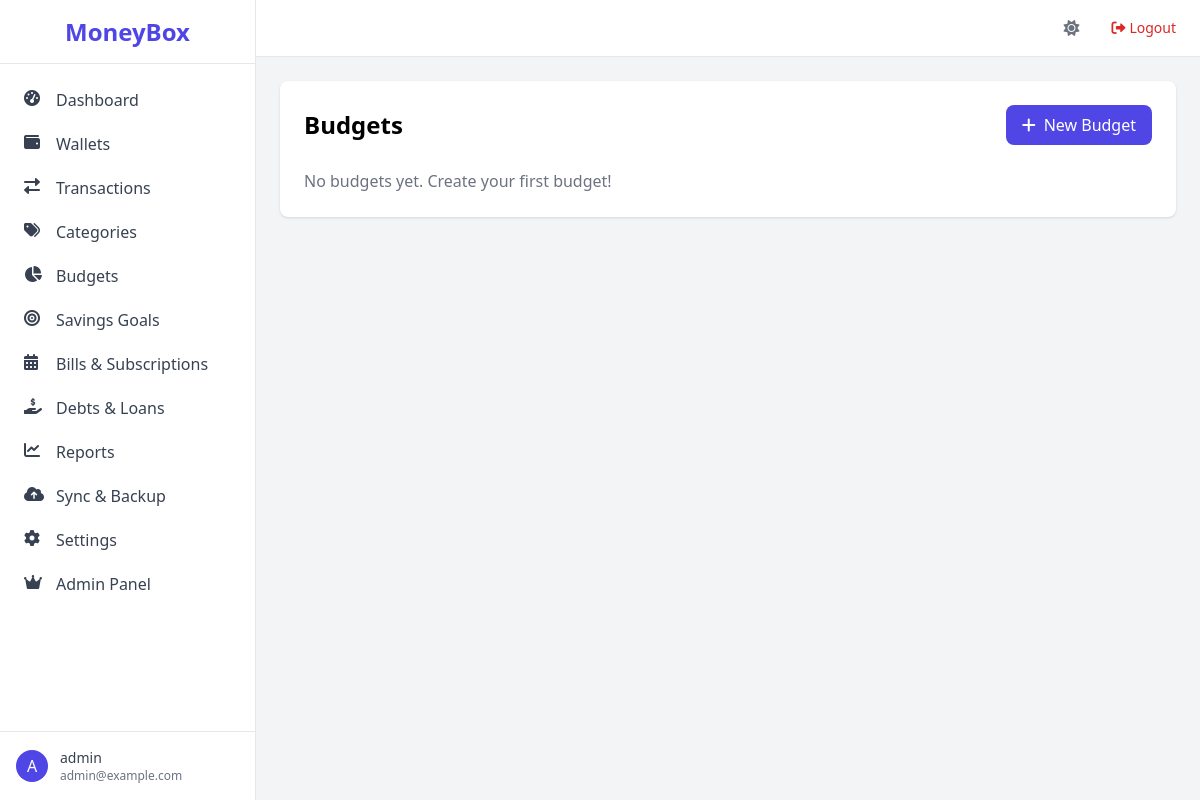
The page /budgets/ (signed in) on the database its author committed.
### app/models.py (models this page shows, shortened)
class User(UserMixin, db.Model):
    id = db.Column(db.Integer, primary_key=True)
    username = db.Column(db.String(64), unique=True, nullable=False)
    email = db.Column(db.String(120), unique=True, nullable=False)
    password_hash = db.Column(db.String(128))
    created_at = db.Column(db.DateTime, default=datetime.utcnow)
    is_active = db.Column(db.Boolean, default=True)
    email_verified = db.Column(db.Boolean, default=False)
    email_verification_token = db.Column(db.String(100))
    two_factor_enabled = db.Column(db.Boolean, default=False)
    two_factor_secret = db.Column(db.String(32))
    passcode = db.Column(db.String(128))
    biometric_enabled = db.Column(db.Boolean, default=False)
    is_admin = db.Column(db.Boolean, default=False)
    biometric_enabled = db.Column(db.Boolean, default=False)
    is_admin = db.Column(db.Boolean, default=False)
    health_score = db.Column(db.Integer, default=0)
    health_score_updated_at = db.Column(db.DateTime)
    preferences = db.relationship('UserPreference', uselist=False, backref='user', cascade='all, delete-orphan')
    devices = db.relationship('UserDevice', backref='user', lazy='dynamic', cascade='all, delete-orphan')
    wallets = db.relationship('Wallet', backref='user', lazy='dynamic', cascade='all, delete-orphan')
    categories = db.relationship('Category', backref='user', lazy='dynamic', cascade='all, delete-orphan')
    transactions = db.relationship('Transaction', backref='user', lazy='dynamic', cascade='all, delete-orphan')
    budgets = db.relationship('Budget', backref='user', lazy='dynamic', cascade='all, delete-orphan')
    savings_goals = db.relationship('SavingsGoal', backref='user', lazy='dynamic', cascade='all, delete-orphan')
    bills = db.relationship('Bill', backref='user', lazy='dynamic', cascade='all, delete-orphan')
    debts = db.relationship('Debt', backref='user', lazy='dynamic', cascade='all, delete-orphan')
    loans = db.relationship('Loan', backref='user', lazy='dynamic', cascade='all, delete-orphan')
    recurring_transactions = db.relationship('RecurringTransaction', backref='user', lazy='dynamic', cascade='all, delete-orphan')
    shared_wallets = db.relationship('SharedWallet', foreign_keys='SharedWallet.user_id', backref='owner_user', lazy='dynamic')
    shared_with_me = db.relationship('SharedWallet', foreign_keys='SharedWallet.shared_with_user_id', backref='shared_user', lazy='dynamic')
    backup_tokens = db.relationship('BackupToken', backref='user', lazy='dynamic', cascade='all, delete-orphan')
    login_history = db.relationship('LoginHistory', backref='user', lazy='dynamic', cascade='all, delete-orphan')

### app/routes/budgets.py (the view, shortened to what this page needs)
@bp.route('/')
@login_required
def list_budgets():
    budgets = Budget.query.filter_by(user_id=current_user.id, is_active=True).all()
    today = datetime.now().date()
    budget_data = []
    return render_template('budgets/list.html', budget_data=budget_data)

### app/models.py (called while the page is built)
@login_manager.user_loader
def load_user(user_id):
    return User.query.get(int(user_id))

### app/templates/budgets/list.html (shortened to what this page needs)
{% extends "base.html" %}
{% block content %}
<div class="bg-white rounded-lg shadow p-6">
    <div class="flex justify-between items-center mb-6">
        <h2 class="text-2xl font-semibold">Budgets</h2>
        <a href="{{ url_for('budgets.create_budget') }}" class="inline-flex items-center px-4 py-2 bg-indigo-600 text-white rounded-lg hover:bg-indigo-700">
            <i class="fas fa-plus mr-2"></i>New Budget
        </a>
    </div>
    <div class="grid grid-cols-1 md:grid-cols-2 lg:grid-cols-3 gap-6">
        {% for item in budget_data %}
        <div class="border rounded-lg p-4 hover:shadow-md transition">
            <div class="flex justify-between items-start">
                <div>
                    <h3 class="font-semibold text-lg">{{ item.budget.name }}</h3>
                    <p class="text-sm text-gray-500">{{ item.budget.period|capitalize }} • {{ item.budget.category.name }}</p>
                </div>
                <p class="text-lg font-bold">${{ "%.2f"|format(item.budget.amount) }}</p>
            </div>
            <div class="mt-3">
                <div class="flex justify-between text-sm mb-1">
                    <span>Spent: ${{ "%.2f"|format(item.spent) }}</span>
                    <span>Remaining: ${{ "%.2f"|format(item.remaining) }}</span>
                </div>
                <div class="w-full bg-gray-200 rounded-full h-2.5">
                    <div class="h-2.5 rounded-full {% if item.progress >= 100 %}bg-red-600{% else %}bg-indigo-600{% endif %}" style="width: {{ item.progress }}%"></div>
                </div>
            </div>
            <div class="mt-4 flex space-x-2">
                <a href="{{ url_for('budgets.budget_details', budget_id=item.budget.id) }}" class="text-sm text-indigo-600 hover:underline">Details</a>
                <a href="{{ url_for('budgets.edit_budget', budget_id=item.budget.id) }}" class="text-sm text-gray-600 hover:underline">Edit</a>
                <form action="{{ url_for('budgets.delete_budget', budget_id=item.budget.id) }}" method="post" class="inline" onsubmit="return confirm('Delete this budget?');">
                    <button type="submit" class="text-sm text-red-600 hover:underline">Delete</button>
                </form>
            </div>
        </div>
        {% else %}
        <p class="col-span-3 text-gray-500">No budgets yet. Create your first budget!</p>
        {% endfor %}
    </div>
</div>
{% endblock %}

### app/templates/base.html (shortened to what this page needs)
<!DOCTYPE html>
<html lang="en">
<head>
    <script src="https://cdn.tailwindcss.com"></script>
    <link rel="stylesheet" href="https://cdnjs.cloudflare.com/ajax/libs/font-awesome/6.0.0-beta3/css/all.min.css">
</head>
<body class="bg-gray-100 font-sans antialiased" x-data="{ sidebarOpen: false }">
    <div class="flex h-screen bg-gray-100">
        <aside class="hidden md:flex md:flex-shrink-0">
            <div class="flex flex-col w-64 bg-white border-r border-gray-200">
                <div class="flex items-center justify-center h-16 border-b border-gray-200">
                    <span class="text-2xl font-bold text-indigo-600">MoneyBox</span>
                </div>
                <nav class="flex-1 overflow-y-auto py-4">
                    <ul class="space-y-1">
                        <li>
                            <a href="{{ url_for('main.dashboard') }}" class="flex items-center px-4 py-2 text-gray-700 hover:bg-indigo-50 hover:text-indigo-600 rounded-lg mx-2">
                                <i class="fas fa-tachometer-alt w-5 h-5 mr-3"></i>Dashboard
                            </a>
                        </li>
                        <li>
                            <a href="{{ url_for('wallets.list_wallets') }}" class="flex items-center px-4 py-2 text-gray-700 hover:bg-indigo-50 hover:text-indigo-600 rounded-lg mx-2">
                                <i class="fas fa-wallet w-5 h-5 mr-3"></i>Wallets
                            </a>
                        </li>
                        <li>
                            <a href="{{ url_for('transactions.list_transactions') }}" class="flex items-center px-4 py-2 text-gray-700 hover:bg-indigo-50 hover:text-indigo-600 rounded-lg mx-2">
                                <i class="fas fa-exchange-alt w-5 h-5 mr-3"></i>Transactions
                            </a>
                        </li>
                        <li>
                            <a href="{{ url_for('categories.list_categories') }}" class="flex items-center px-4 py-2 text-gray-700 hover:bg-indigo-50 hover:text-indigo-600 rounded-lg mx-2">
                                <i class="fas fa-tags w-5 h-5 mr-3"></i>Categories
                            </a>
                        </li>
                        <li>
                            <a href="{{ url_for('budgets.list_budgets') }}" class="flex items-center px-4 py-2 text-gray-700 hover:bg-indigo-50 hover:text-indigo-600 rounded-lg mx-2">
                                <i class="fas fa-chart-pie w-5 h-5 mr-3"></i>Budgets
                            </a>
                        </li>
                        <li>
                            <a href="{{ url_for('savings.list_goals') }}" class="flex items-center px-4 py-2 text-gray-700 hover:bg-indigo-50 hover:text-indigo-600 rounded-lg mx-2">
                                <i class="fas fa-bullseye w-5 h-5 mr-3"></i>Savings Goals
                            </a>
                        </li>
                        <li>
                            <a href="{{ url_for('bills.list_bills') }}" class="flex items-center px-4 py-2 text-gray-700 hover:bg-indigo-50 hover:text-indigo-600 rounded-lg mx-2">
                                <i class="fas fa-calendar-alt w-5 h-5 mr-3"></i>Bills & Subscriptions
                            </a>
                        </li>
                        <li>
                            <a href="{{ url_for('debts.list_debts') }}" class="flex items-center px-4 py-2 text-gray-700 hover:bg-indigo-50 hover:text-indigo-600 rounded-lg mx-2">
                                <i class="fas fa-hand-holding-usd w-5 h-5 mr-3"></i>Debts & Loans
                            </a>
                        </li>
                        <li>
                            <a href="{{ url_for('reports.reports') }}" class="flex items-center px-4 py-2 text-gray-700 hover:bg-indigo-50 hover:text-indigo-600 rounded-lg mx-2">
                                <i class="fas fa-chart-line w-5 h-5 mr-3"></i>Reports
                            </a>
                        </li>
                        <li>
                            <a href="{{ url_for('sync.sync_dashboard') }}" class="flex items-center px-4 py-2 text-gray-700 hover:bg-indigo-50 hover:text-indigo-600 rounded-lg mx-2">
                                <i class="fas fa-cloud-upload-alt w-5 h-5 mr-3"></i>Sync & Backup
                            </a>
                        </li>
                        <li>
                            <a href="{{ url_for('settings.profile') }}" class="flex items-center px-4 py-2 text-gray-700 hover:bg-indigo-50 hover:text-indigo-600 rounded-lg mx-2">
                                <i class="fas fa-cog w-5 h-5 mr-3"></i>Settings
                            </a>
                        </li>
                        {% if current_user.is_authenticated and current_user.is_admin %}
                        <li>
                            <a href="{{ url_for('admin.dashboard') }}" class="flex items-center px-4 py-2 text-gray-700 hover:bg-indigo-50 hover:text-indigo-600 rounded-lg mx-2">
                                <i class="fas fa-crown w-5 h-5 mr-3"></i>Admin Panel
                            </a>
                        </li>
                        {% endif %}
                    </ul>
                </nav>
                <div class="border-t border-gray-200 p-4">
                    <div class="flex items-center">
                        <div class="flex-shrink-0">
                            <span class="inline-block h-8 w-8 rounded-full bg-indigo-600 text-white flex items-center justify-center">{{ current_user.username[0]|upper }}</span>
                        </div>
                        <div class="ml-3">
                            <p class="text-sm font-medium text-gray-700">{{ current_user.username }}</p>
                            <p class="text-xs text-gray-500">{{ current_user.email }}</p>
                        </div>
                    </div>
                </div>
            </div>
        </aside>
        <div class="flex-1 flex flex-col overflow-hidden">
            <header class="bg-white border-b border-gray-200 py-4 px-6 flex items-center justify-between">
                <div class="flex-1 flex justify-end items-center space-x-4">
                    <button id="theme-toggle" class="text-gray-500 focus:outline-none">
                        <i class="fas fa-sun" id="theme-icon"></i>
                    </button>
                    <a href="{{ url_for('auth.logout') }}" class="text-sm text-red-600 hover:text-red-800"><i class="fas fa-sign-out-alt mr-1"></i>Logout</a>
                </div>
            </header>
            <main class="flex-1 overflow-y-auto p-6">
                {% block content %}{% endblock %}
            </main>
        </div>
    </div>
</body>
</html>

### rows shown on the page
User: username "A", username "admin", email "admin@example.com"
